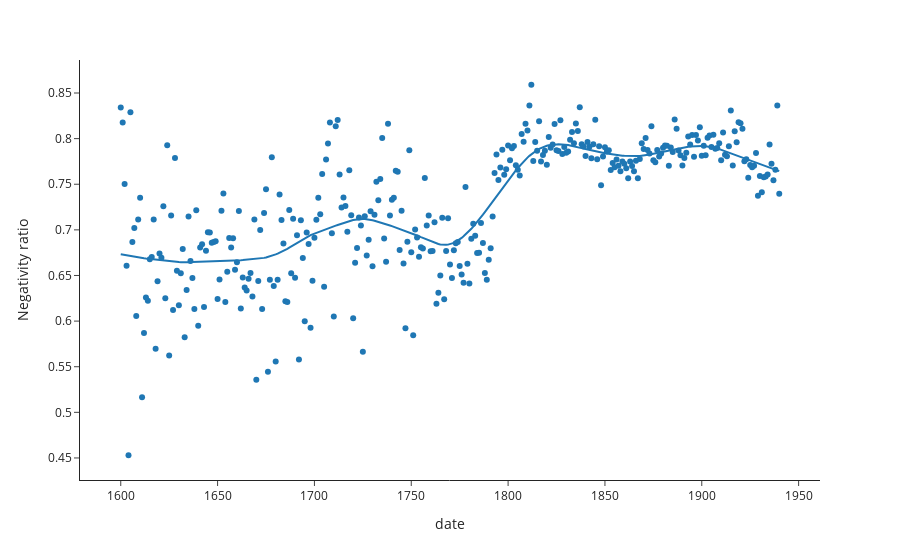

Notebook source saved alongside this figure:
### Code cell
total["Negativity ratio"] = total.Negativity/total.Positivity

px.scatter(total,x="date",y="Negativity ratio", trendline="lowess",template="simple_white", trendline_options=dict(frac=0.2))

### Figure 1 — Plotly figure (JSON) as saved in the notebook; plotly's stock layout.template omitted (floating-point values rounded to 4 significant figures; data arrays with more than 128 entries replaced by an {"elided": "..."} marker saying what was removed)
{"data": [{"hovertemplate": "date=%{x}<br>Negativity ratio=%{y}<extra></extra>", "legendgroup": "", "marker": {"color": "#1F77B4", "symbol": "circle"}, "mode": "markers", "name": "", "orientation": "v", "showlegend": false, "type": "scatter", "x": {"elided": "341 int values"}, "xaxis": "x", "y": {"elided": "341 float values"}, "yaxis": "y"}, {"hovertemplate": "<b>LOWESS trendline</b><br><br>date=%{x}<br>Negativity ratio=%{y} <b>(trend)</b><extra></extra>", "legendgroup": "", "marker": {"color": "#1F77B4", "symbol": "circle"}, "mode": "lines", "name": "", "showlegend": false, "type": "scatter", "x": {"elided": "341 int values"}, "xaxis": "x", "y": {"elided": "341 float values"}, "yaxis": "y"}], "layout": {"legend": {"tracegroupgap": 0}, "margin": {"t": 60}, "xaxis": {"anchor": "y", "domain": [0, 1], "title": {"text": "date"}}, "yaxis": {"anchor": "x", "domain": [0, 1], "title": {"text": "Negativity ratio"}}}}
